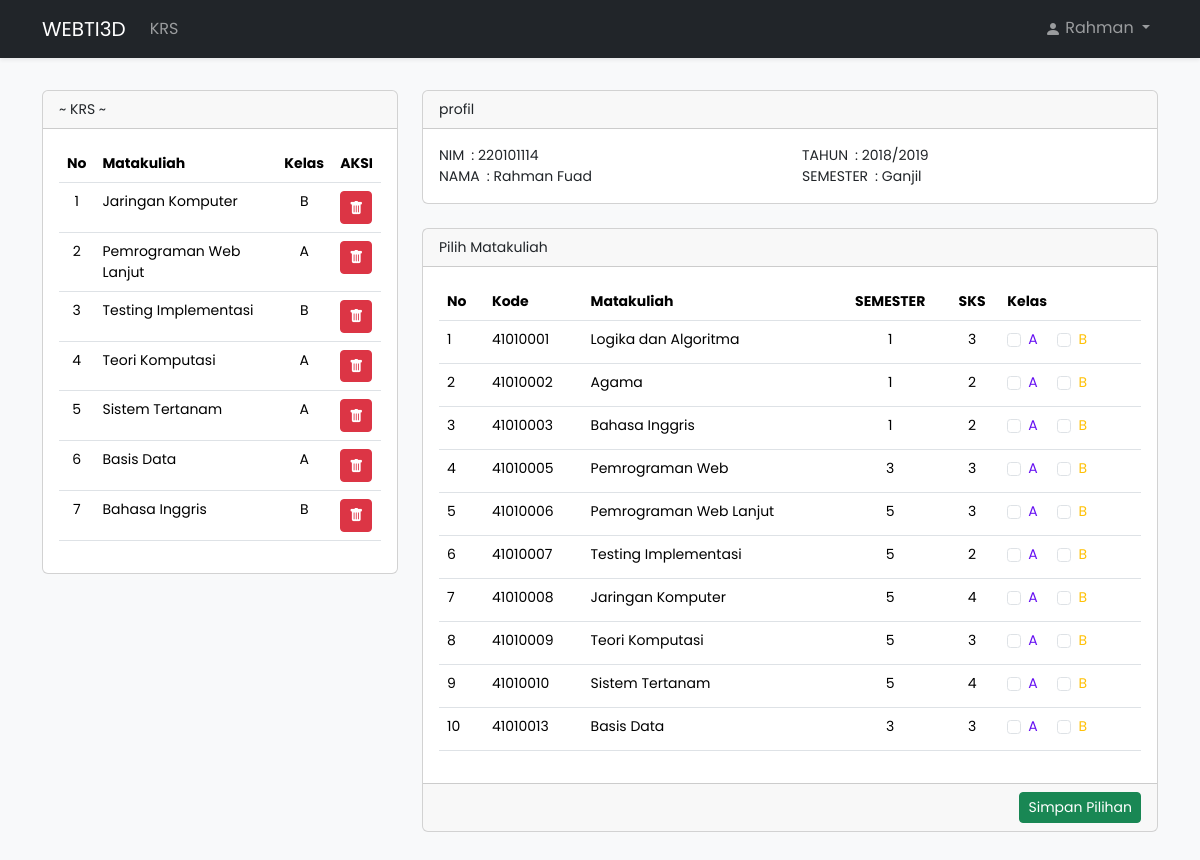
The page /index.php?page=krs (signed in) on the database its author committed.
### tables this page shows
CREATE TABLE `krs` (
  `id` int(10) UNSIGNED NOT NULL,
  `nim` varchar(15) DEFAULT NULL,
  `kode_mk` varchar(10) DEFAULT NULL,
  `id_smt` int(10) UNSIGNED DEFAULT NULL,
  `id_kelas` int(10) UNSIGNED DEFAULT NULL
);

CREATE TABLE `matakuliah` (
  `kode_mk` varchar(10) NOT NULL,
  `nama_mk` varchar(50) DEFAULT NULL,
  `semester` int(10) UNSIGNED DEFAULT NULL,
  `sks` int(10) UNSIGNED DEFAULT NULL
);

CREATE TABLE `kelas` (
  `id_kelas` int(10) UNSIGNED NOT NULL,
  `nama_kelas` varchar(25) DEFAULT NULL
);

CREATE TABLE `semester` (
  `id_smt` int(10) UNSIGNED NOT NULL,
  `tahun` varchar(9) DEFAULT NULL,
  `semester` enum('Ganjil','Genap') DEFAULT NULL,
  `status` enum('Aktif','Pasif') DEFAULT NULL
);

### function.php (called while the page is built, shortened)
<?php
require_once "config/koneksi.php";
function getFirstName(string $name) {
    return explode(" ", $name)[0];
}
$dbFetcher = function(string $query, bool $fetchAll = true, array $param = []) use($con) :array {
    try {
        $statement = $con->prepare($query);
        $statement->execute($param);
        $result = $fetchAll ? $statement->fetchAll() : $statement->fetch();
        return $result;
    } catch (\PDOException $th) {
        throw $th;
    }
};

### content/krs.php (the view, shortened to what this page needs)
<?php
require_once "config/koneksi.php";
require_once "function.php";
$smtQuery = "SELECT * FROM semester WHERE status = 'Aktif';";
$matkulQuery = "SELECT * FROM matakuliah WHERE semester % 2 = ";
$kelasQuery = "SELECT * FROM kelas";
$krsQuery = "SELECT krs.id,mk.nama_mk,kl.nama_kelas
             FROM krs
             INNER JOIN matakuliah mk ON krs.kode_mk = mk.kode_mk
             INNER JOIN kelas kl ON krs.id_kelas = kl.id_kelas
             WHERE nim = ? AND id_smt = ?";
$smt = $dbFetcher($smtQuery, false);
$kelas = $dbFetcher($kelasQuery);
$krs = $dbFetcher($krsQuery, true, array($nim, $smt['id_smt']));
switch ($smt['semester']) {
    case 'Ganjil':
        $matkulQuery .= "'1';";
        break;
}
$matkul = $dbFetcher($matkulQuery);
?>
<div class="row mb-5">
    <div class="col-md-4 mb-4 mb-md-0">
        <div class="card text-sm">
            <div class="card-header">
                ~ KRS ~
            </div>
            <div class="card-body table-responsive-xl">
                <table class="table table-hover">
                    <thead>
                        <tr>
                            <th class="text-center">No</th>
                            <th>Matakuliah</th>
                            <th class="text-center">Kelas</th>
                            <th>AKSI</th>
                        </tr>
                    </thead>
                    <tbody>
                        <?php
                            foreach($krs as $i => $k) {
                                $no = $i+1;
                                echo "<tr>
                                    <td class='text-center'>$no</td>
                                    <td>$k[nama_mk]</td>
                                    <td class='text-center'>$k[nama_kelas]</td>
                                    <td><form action='?page=krs_hapus' method='POST'>
                                        <input type='hidden' name='krs_id' value=$k[id]>
                                        <button type='submit' class='btn btn-sm btn-danger'><i class='bi bi-trash-fill'></i></button></form></td>
                                </tr>";
                            }
                        ?>
                    </tbody>
                </table>
            </div>
        </div>
    </div>
    <div class="col-md-8">
        <div class="card text-sm mb-4">
            <div class="card-header">
                profil
            </div>
            <div class="card-body">
                <div class="row">
                    <div class="col-6">NIM&ensp;: <?= $nim ?></div>
                    <div class="col-6">TAHUN&ensp;: <?= $smt['tahun'] ?></div>
                </div>
                <div class="row">
                    <div class="col-6">NAMA&ensp;: <?= $nama ?></div>
                    <div class="col-6">SEMESTER&ensp;: <?= $smt['semester'] ?></div>
                </div>
            </div>
        </div>
        <form id="pilihMatkul" class="card text-sm" action="?page=krs_save" method="POST">
            <div class="card-header">
                Pilih Matakuliah
            </div>
            <div class="card-body">
                <table class="table table-hover">
                    <thead>
                        <tr>
                            <th>No</th>
                            <th>Kode</th>
                            <th>Matakuliah</th>
                            <th class="text-center">SEMESTER</th>
                            <th class="text-center">SKS</th>
                            <th>Kelas</th>
                        </tr>
                    </thead>
                    <tbody>
                        <?php
                            $no = 1;
                            foreach($matkul as $m) {
                                $checkId = "check$no-";
                                $checkValue = $m['kode_mk'].'-';
                                $tbRow =  "
                                    <tr>
                                        <td>$no</td>
                                        <td>$m[kode_mk]</td>
                                        <td role='button'>$m[nama_mk]</td>
                                        <td class='text-center'>$m[semester]</td>
                                        <td class='text-center'>$m[sks]</td>
                                        <td>";
                                foreach($kelas as $kls) {
                                    $klsColor = $kls['id_kelas'] % 2 ? "text-indigo" : "text-warning";
                                    $tbRow .= '
                                            <div class="form-check form-check-inline">
                                                <input class="form-check-input" type="checkbox" '."id=$checkId$kls[id_kelas] name='matkul-$no' value='$checkValue$kls[id_kelas]'>".
                                                '<label class="form-check-label '.$klsColor.'"'."for='$checkId$kls[id_kelas]'>".$kls['nama_kelas'].'</label>
                                            </div>'
                                    ;
                                }
                                $tbRow .= "</td>";
                                echo $tbRow;
                                $no++;
                            }
                        ?>
                    </tbody>
                </table>
            </div>
            <div class="card-footer d-flex justify-content-end">
                <button type="sumbit" class="btn btn-success btn-sm">Simpan Pilihan</button>
            </div>
        </form>
    </div>
</div>

### index.php (shortened to what this page needs)
<?php
require_once 'config/koneksi.php';
require_once 'function.php';
extract($_SESSION['auth']);
?>
<!DOCTYPE html>
<html lang="en">
<head>
    <link rel="stylesheet" href="css/bootstrap.min.css">
    <link rel="stylesheet" href="https://cdn.jsdelivr.net/npm/bootstrap-icons@1.11.3/font/bootstrap-icons.min.css">
</head>
<body class="bg-body-gray">
    <div class="container-fluid">
        <div class="row">
            <div class="col-md-12 mb-3 p-0 shadow-sm">
                <nav class="navbar navbar-expand-lg navbar-dark bg-dark">
                    <div class="container">
                        <a class="navbar-brand" href="#">WEBTI3D</a>
                        <div class="collapse navbar-collapse" id="navbarNav">
                            <ul class="navbar-nav">
                                <li class="nav-item">
                                    <a class="nav-link" href="?page=krs">KRS</a>
                                </li>
                            </ul>
                            <ul class="navbar-nav ms-auto">
                                <li class="nav-item dropdown">
                                    <a class="nav-link dropdown-toggle" href="#" id="userDropdown" role="button"
                                        data-bs-toggle="dropdown" aria-haspopup="true" aria-expanded="false">
                                        <i class="bi bi-person-fill"></i> <?= getFirstName($nama) ?>
                                    </a>
                                </li>
                            </ul>
                        </div>
                    </div>
                </nav>
            </div>
        </div>
    </div>
    <div class="container pt-3">
        <?php
            $page = @$_GET['page'];
            if(empty($page)) { include "content/krs.php";  }
            else { include "content/$page.php"; }
        ?>
    </div>
</body>
</html>

### index.php (style rules this page uses)
body { font-family: "Poppins", sans-serif; }
.text-sm { font-size: 14px; }
.bg-body-gray { background-color: var(--bs-gray-100); }
.text-indigo { color: var(--bs-indigo); }
.bi { width: 1em; height: 1em; vertical-align: -0.125em; fill: currentColor; }

### rows shown on the page
krs: no "1", kode_mk.nama_mk "Jaringan Komputer", id_kelas.nama_kelas "B"
krs: no "2", kode_mk.nama_mk "Pemrograman Web Lanjut", id_kelas.nama_kelas "A"
krs: no "3", kode_mk.nama_mk "Testing Implementasi", id_kelas.nama_kelas "B"
krs: no "4", kode_mk.nama_mk "Teori Komputasi", id_kelas.nama_kelas "A"
krs: no "5", kode_mk.nama_mk "Sistem Tertanam", id_kelas.nama_kelas "A"
krs: no "6", kode_mk.nama_mk "Basis Data", id_kelas.nama_kelas "A"
krs: no "7", kode_mk.nama_mk "Bahasa Inggris", id_kelas.nama_kelas "B"
semester: tahun "2018/2019", semester "Ganjil"
matakuliah: kode_mk "41010001", nama_mk "Logika dan Algoritma", semester "1", sks "3"
kelas: nama_kelas "A"
kelas: nama_kelas "B"
matakuliah: kode_mk "41010002", nama_mk "Agama", semester "1", sks "2"
matakuliah: kode_mk "41010003", nama_mk "Bahasa Inggris", semester "1", sks "2"
matakuliah: kode_mk "41010005", nama_mk "Pemrograman Web", semester "3", sks "3"
matakuliah: kode_mk "41010006", nama_mk "Pemrograman Web Lanjut", semester "5", sks "3"
matakuliah: kode_mk "41010007", nama_mk "Testing Implementasi", semester "5", sks "2"
matakuliah: kode_mk "41010008", nama_mk "Jaringan Komputer", semester "5", sks "4"
matakuliah: kode_mk "41010009", nama_mk "Teori Komputasi", semester "5", sks "3"
matakuliah: kode_mk "41010010", nama_mk "Sistem Tertanam", semester "5", sks "4"
matakuliah: kode_mk "41010013", nama_mk "Basis Data", semester "3", sks "3"

### other values the page prints
getFirstName($nama) "Rahman"
$nim "220101114"
$nama "Rahman Fuad"
